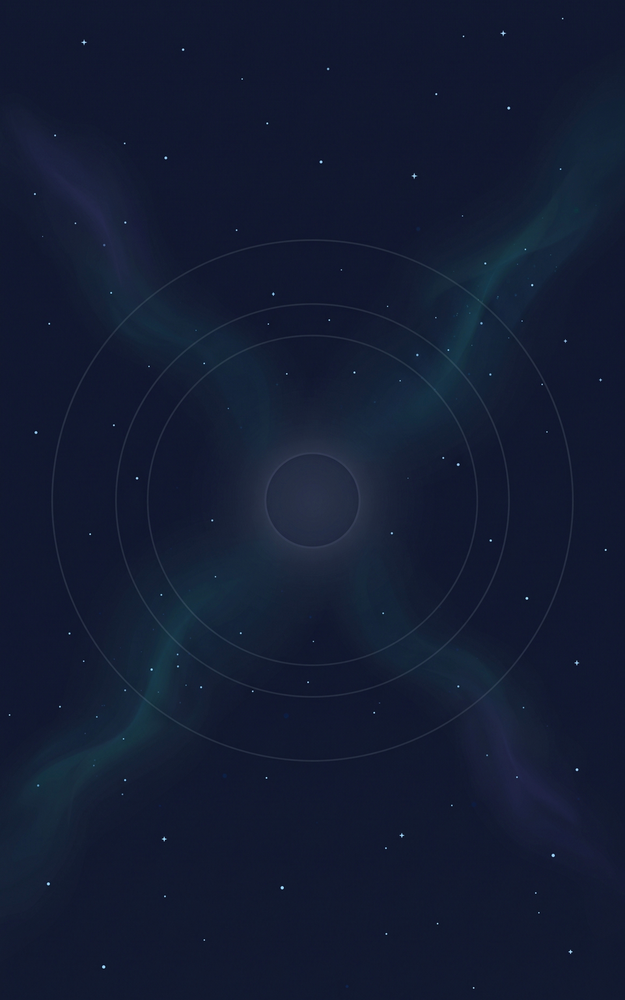
#> input picture assets/images/gemini/src_cyber_bg_rings.png, 625 x 1000 px, shrunk from 960 x 1536 before the run
$ python clean_cyber_bg.py
#> lines starting #> are read from the running program, lines starting #| are printed output that depends on the picture; after the words box and inside, x2 and y2 are one past the last pixel; in counts of white or black regions, pixels touching at a corner belong together
# 갤럭시 배경 정리(2026-10-12) — 궤도 원 · 가운데 원판 · X 자 성운을 빼고 "깔끔한 그라데이션 + 별"만 남긴다
#   python scripts/clean_cyber_bg.py
# 원본(성운·궤도 원이 있던 그림): assets/images/gemini/src_cyber_bg_rings.png
# 결과: assets/images/worlds/cyber_bg.png (960×1536)
#
# 별은 원본에서 그대로 옮긴다 — 둘레(중앙값)보다 밝은 작은 점만 골라(긴 선·성운 결은 크기로 거른다) 새 그라데이션 위에 더한다.
import os
from collections import deque

import numpy as np
from PIL import Image, ImageFilter

ROOT = os.path.join(os.path.dirname(__file__), '..')
SRC = os.path.join(ROOT, 'assets', 'images', 'gemini', 'src_cyber_bg_rings.png')
OUT = os.path.join(ROOT, 'assets', 'images', 'worlds', 'cyber_bg.png')

# 바닥색(world_config cyber floor #141A33) 둘레로 — 가운데가 아주 조금 밝고 가장자리로 어두워진다. 위는 살짝 보라, 아래는 살짝 청록
CENTER = np.array([26, 33, 64], dtype=np.float64)
EDGE = np.array([14, 18, 38], dtype=np.float64)
TOP_TINT = np.array([4, 0, 8], dtype=np.float64)
BOTTOM_TINT = np.array([0, 4, 6], dtype=np.float64)

STAR_MIN = 26  # 둘레보다 이만큼 밝으면 별 후보(밝기 0~255)
STAR_MAX_AREA = 90  # 이보다 큰 덩어리는 별이 아니다(선·성운 결)


def gradient(h, w):
    yy, xx = np.mgrid[0:h, 0:w].astype(np.float64)
    cx, cy = (w - 1) / 2, (h - 1) / 2
    d = np.sqrt(((xx - cx) / (w * 0.62)) ** 2 + ((yy - cy) / (h * 0.62)) ** 2)
    t = np.clip(d, 0, 1)[..., None]
    t = t * t * (3 - 2 * t)
    g = CENTER * (1 - t) + EDGE * t
    v = (yy / (h - 1))[..., None]
    g = g + TOP_TINT * (1 - v) + BOTTOM_TINT * v
    # 띠(밴딩)가 보이지 않게 아주 작은 잡음
    g += np.random.default_rng(7).uniform(-0.6, 0.6, size=g.shape)
    return g


def stars(a):
    lum = a.mean(axis=2)
    bg = np.asarray(Image.fromarray(lum.astype(np.uint8)).filter(ImageFilter.MedianFilter(11))).astype(np.float64)
    lift = lum - bg
    mask = lift > STAR_MIN
    # 작은 덩어리만 — 덩어리마다 크기를 센다
    h, w = mask.shape
    lab = np.zeros((h, w), dtype=np.int32)
    keep = np.zeros((h, w), dtype=bool)
    n = 0
    for y, x in zip(*np.nonzero(mask)):
        if lab[y, x]:
            continue
        n += 1
        q = deque([(y, x)])
        lab[y, x] = n
        pts = []
        while q:
            cy, cx = q.popleft()
            pts.append((cy, cx))
            for ny in range(cy - 1, cy + 2):
                for nx in range(cx - 1, cx + 2):
                    if 0 <= ny < h and 0 <= nx < w and mask[ny, nx] and not lab[ny, nx]:
                        lab[ny, nx] = n
                        q.append((ny, nx))
        if len(pts) <= STAR_MAX_AREA:
            for p in pts:
                keep[p] = True
    # 별 둘레의 은은한 빛까지 — 조금 부풀려서 그 안의 "둘레보다 밝은 만큼"을 옮긴다
    halo = np.asarray(Image.fromarray(keep.astype(np.uint8) * 255).filter(ImageFilter.MaxFilter(5))) > 0
    bgc = np.stack([np.asarray(Image.fromarray(a[..., c].astype(np.uint8)).filter(ImageFilter.MedianFilter(11))) for c in range(3)],
                   axis=-1).astype(np.float64)
    add = np.clip(a - bgc, 0, 255) * halo[..., None]
    return add, int(keep.sum()), n


def main():
    a = np.asarray(Image.open(SRC).convert('RGB')).astype(np.float64)
    h, w, _ = a.shape
#> h = 1000; w = 625
    add, px, n = stars(a)
#> in stars, `lum = a.mean(axis=2)`:
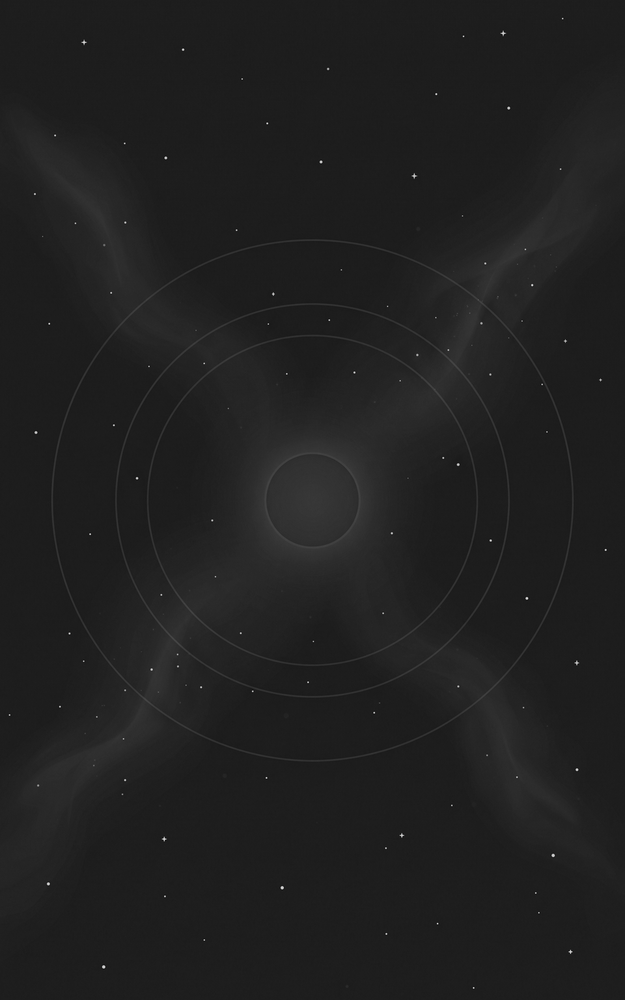
#> lum: shape (1000, 625) float64; min 6.33, max 235.3, mean 32.5
#> in stars, `bg = np.asarray(Image.fromarray(lum.astype(np.uint8)).filter(ImageFilt..`:
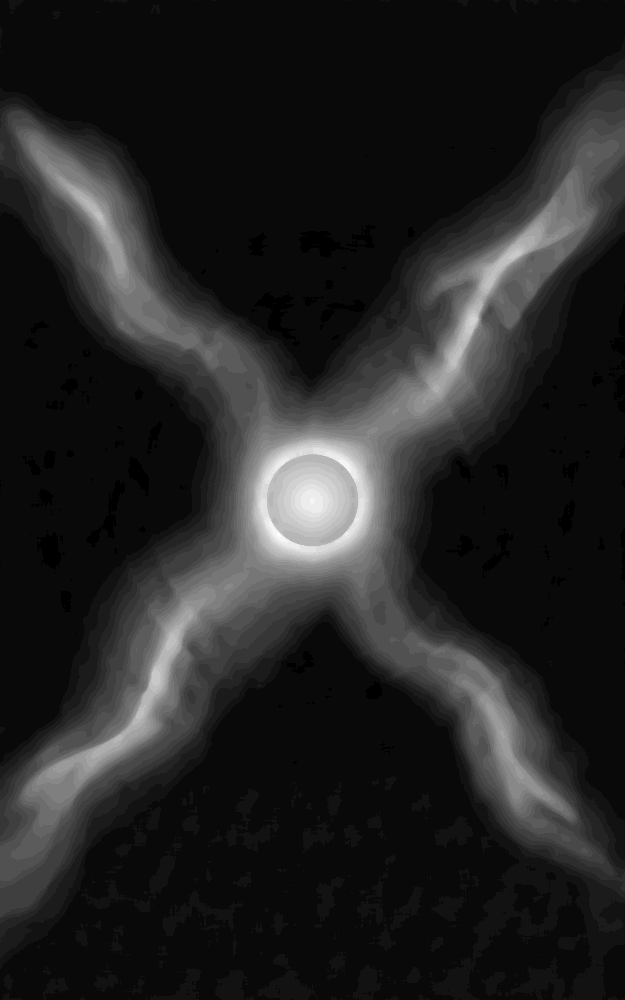
#> bg: shape (1000, 625) float64; min 28, max 56, mean 32; drawn with min black and max white
#> in stars, `lift = lum - bg`:
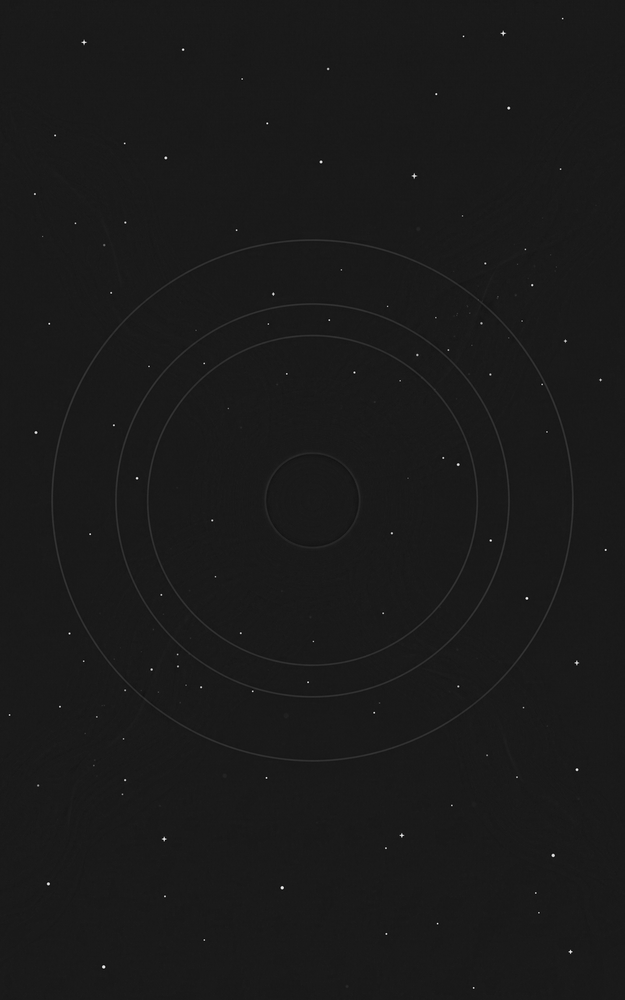
#> lift: shape (1000, 625) float64; min -22.67, max 201.3, mean 0.6; drawn with min black and max white
#> in stars, `mask = lift > STAR_MIN`:
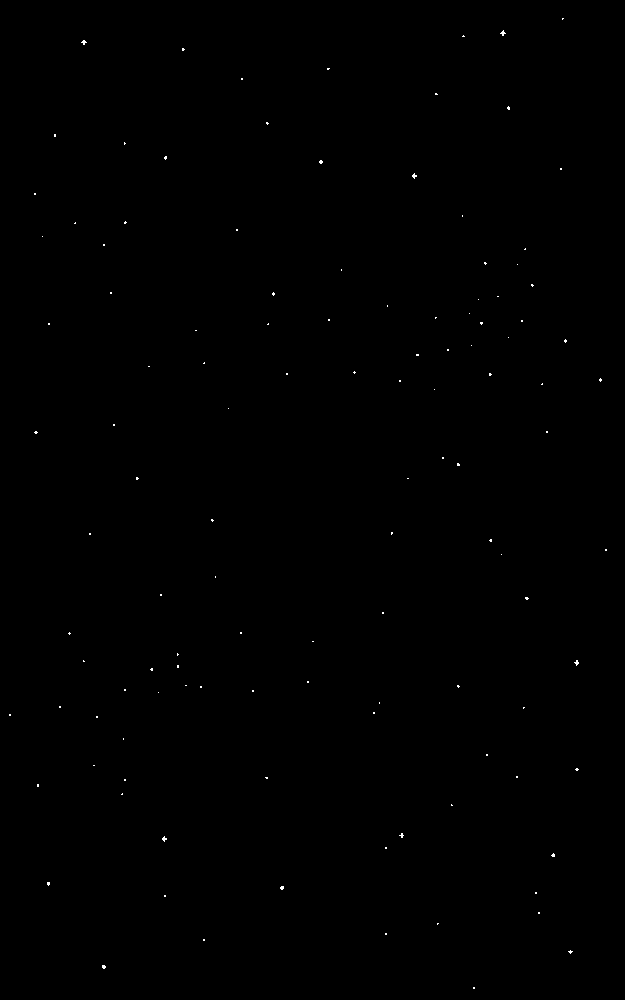
#> mask: shape (1000, 625) bool; 0.1% white in thin lines or dots
#> the loop in stars, `for y, x in zip(*np.nonzero(mask)):` made 606 passes
#> (y, x) on passes 1 to 3: (18, 562), (18, 563), (19, 562)
#> after the loop in stars, `for y, x in zip(*np.nonzero(mask)):`: lab: shape (1000, 625) int32; 120 distinct labels, from 0 to 119
#> after the loop in stars, `for y, x in zip(*np.nonzero(mask)):`: n = 119
#> in stars, `halo = np.asarray(Image.fromarray(keep.astype(np.uint8) * 255).filter(..`: halo: shape (1000, 625) bool; 0.77% white; 119 white regions, largest, box (x1, y1, x2, y2) and area: (498, 28, 508, 38) 81, (79, 38, 89, 47) 76, (410, 171, 419, 181) 76
#> in stars, `bgc = np.stack([np.asarray(Image.fromarray(a[..., c].astype(np.uint8))..`:
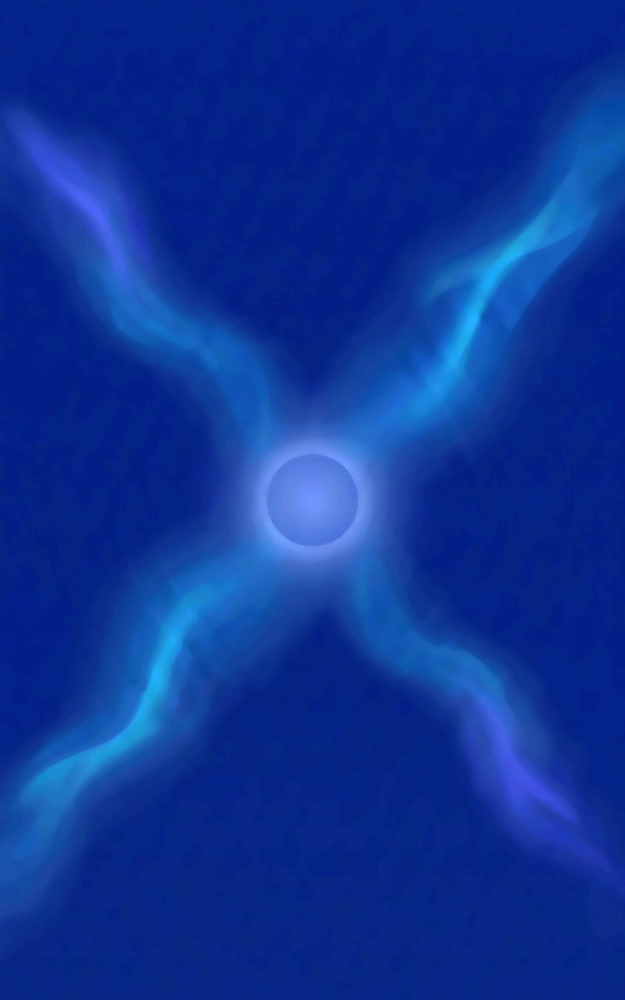
#> bgc: shape (1000, 625, 3) float64; mean R, G, B 19, 27.7, 50.1; drawn with min black and max white
#> px = 606; n = 119
    out = gradient(h, w) + add
#> in gradient, `t = np.clip(d, 0, 1)[..., None]`:
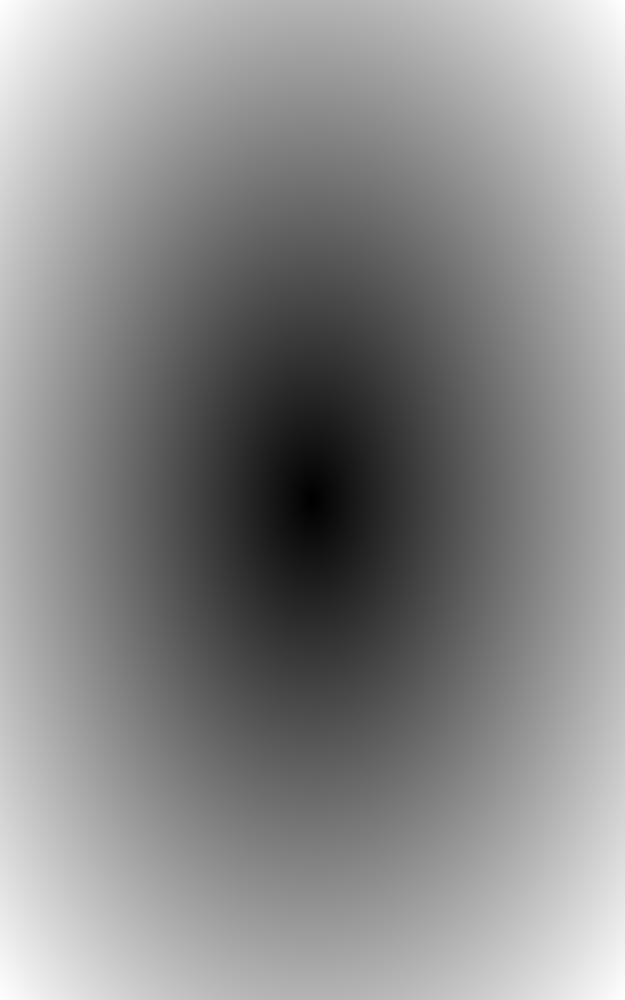
#> d: shape (1000, 625) float64; min 0.000806, max 1.14, mean 0.617; drawn with min black and max white
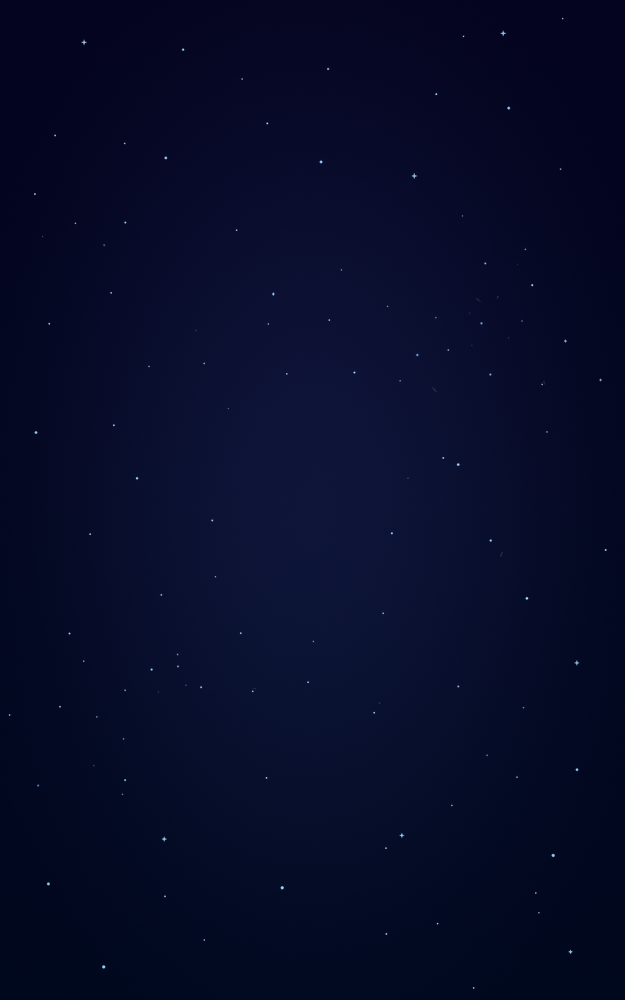
#> out: shape (1000, 625, 3) float64; mean R, G, B 20.4, 25.5, 54.4; drawn with min black and max white
    Image.fromarray(np.clip(out, 0, 255).astype(np.uint8)).save(OUT, optimize=True)
    print(f'ok {w}x{h} stars {px}px ({n} blobs)')
#| ok 625x1000 stars 606px (119 blobs)


if __name__ == '__main__':
    main()
